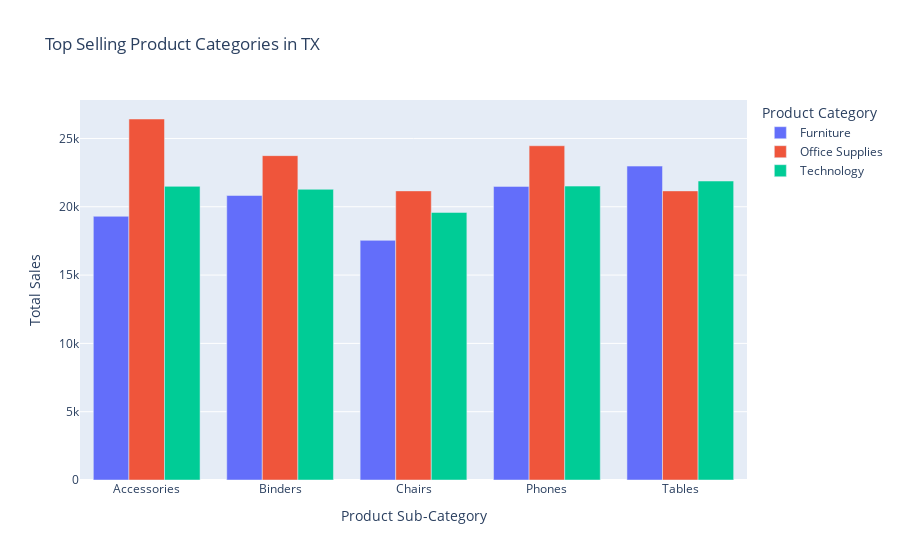

This figure's notebook cell:
### Code cell
top_state = "TX"  # Replace with actual top state from analysis
state_data = data[data["State"] == top_state]

fig = px.bar(state_data, x="Sub-Category", y="Sales", color="Product Category", 
             title=f"Top Selling Product Categories in {top_state}", 
             labels={"Sales": "Total Sales", "Sub-Category": "Product Sub-Category"},
             barmode="group")
fig.show()

### Figure 1 — Plotly figure (JSON) as saved in the notebook; plotly's stock layout.template omitted (floating-point values rounded to 4 significant figures)
{"data": [{"alignmentgroup": "True", "hovertemplate": "Product Category=Furniture<br>Product Sub-Category=%{x}<br>Total Sales=%{y}<extra></extra>", "legendgroup": "Furniture", "marker": {"color": "#636efa", "pattern": {"shape": ""}}, "name": "Furniture", "offsetgroup": "Furniture", "orientation": "v", "showlegend": true, "textposition": "auto", "type": "bar", "x": ["Accessories", "Binders", "Chairs", "Phones", "Tables"], "xaxis": "x", "y": [19300.0, 20830.0, 17540.0, 21490.0, 22980.0], "yaxis": "y"}, {"alignmentgroup": "True", "hovertemplate": "Product Category=Office Supplies<br>Product Sub-Category=%{x}<br>Total Sales=%{y}<extra></extra>", "legendgroup": "Office Supplies", "marker": {"color": "#EF553B", "pattern": {"shape": ""}}, "name": "Office Supplies", "offsetgroup": "Office Supplies", "orientation": "v", "showlegend": true, "textposition": "auto", "type": "bar", "x": ["Accessories", "Binders", "Chairs", "Phones", "Tables"], "xaxis": "x", "y": [26420.0, 23740.0, 21160.0, 24470.0, 21160.0], "yaxis": "y"}, {"alignmentgroup": "True", "hovertemplate": "Product Category=Technology<br>Product Sub-Category=%{x}<br>Total Sales=%{y}<extra></extra>", "legendgroup": "Technology", "marker": {"color": "#00cc96", "pattern": {"shape": ""}}, "name": "Technology", "offsetgroup": "Technology", "orientation": "v", "showlegend": true, "textposition": "auto", "type": "bar", "x": ["Accessories", "Binders", "Chairs", "Phones", "Tables"], "xaxis": "x", "y": [21490.0, 21280.0, 19590.0, 21510.0, 21880.0], "yaxis": "y"}], "layout": {"barmode": "group", "legend": {"title": {"text": "Product Category"}, "tracegroupgap": 0}, "title": {"text": "Top Selling Product Categories in TX"}, "xaxis": {"anchor": "y", "domain": [0, 1], "title": {"text": "Product Sub-Category"}}, "yaxis": {"anchor": "x", "domain": [0, 1], "title": {"text": "Total Sales"}}}}
